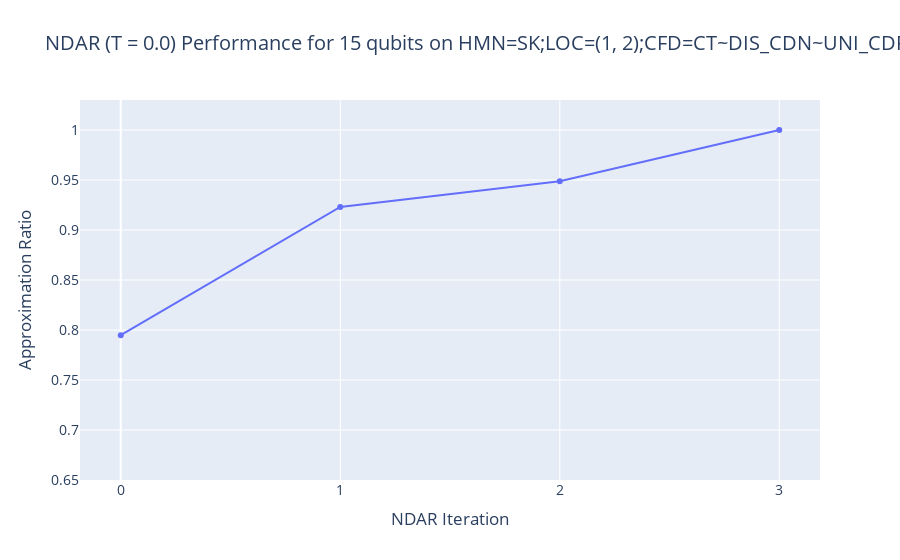

Write notebook code for a chart like this one.
### Code cell
xs = ndar_data[SNV.NDARIteration.id_long].tolist()
ys = ndar_data[SNV.EnergyBest.id_long].tolist()
#convert to approximation ratios
ys = [(highest_energy - Ei) / (highest_energy - ground_state_energy) for Ei in ys]

ndar_figure = go.Figure()
ndar_figure.add_trace(go.Scatter(x=xs, y=ys, mode='lines+markers', name=f'NDAR p(0|1) = {p_01}'))

ndar_figure.update_layout(
    title=f"NDAR (T = {temperature}) Performance for {number_of_qubits} qubits on {cost_hamiltonian.hamiltonian_class_specifier.get_description_string()}",
    xaxis_title="NDAR Iteration",
    yaxis_title="Approximation Ratio",
    template="plotly",
    font=dict(size=14),
    hovermode="x unified"
)
ndar_figure.update_yaxes(range=[0.65, 1.03])
#update xticks to only NDAR iterations:
ndar_figure.update_xaxes(tickvals=xs)

plotly.offline.plot(ndar_figure,
                    filename=f'../temp/NDAR_performance.html')
ndar_figure.show()

### Figure 1 — Plotly figure (JSON) as saved in the notebook; plotly's stock layout.template omitted (floating-point values rounded to 4 significant figures)
{"data": [{"mode": "lines+markers", "name": "NDAR p(0|1) = 0.9", "x": [0, 1, 2, 3], "y": [0.7949, 0.9231, 0.9487, 1.0], "type": "scatter"}], "layout": {"font": {"size": 14}, "title": {"text": "NDAR (T = 0.0) Performance for 15 qubits on HMN=SK;LOC=(1, 2);CFD=CT~DIS_CDN~UNI_CDP~low~-1_high~1_step~1"}, "xaxis": {"title": {"text": "NDAR Iteration"}, "tickvals": [0, 1, 2, 3]}, "yaxis": {"title": {"text": "Approximation Ratio"}, "range": [0.65, 1.03]}, "hovermode": "x unified"}}
